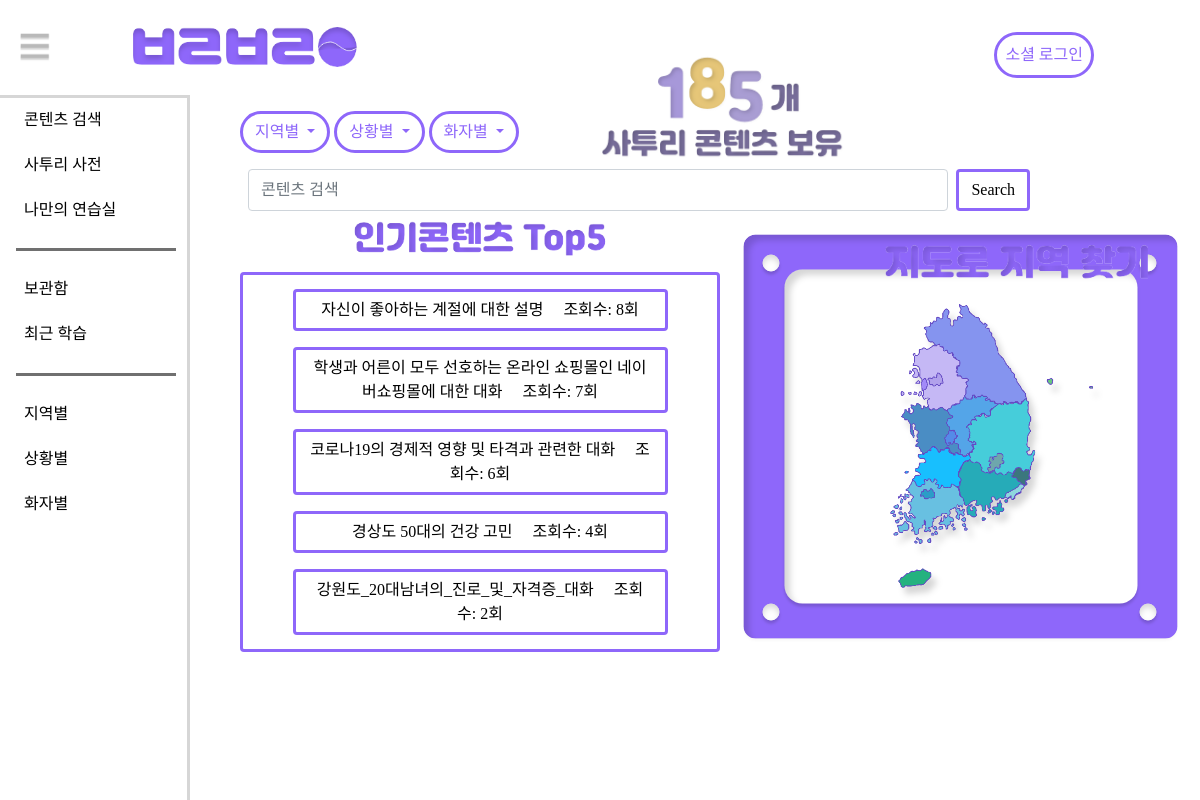
Before: / with the older database file.
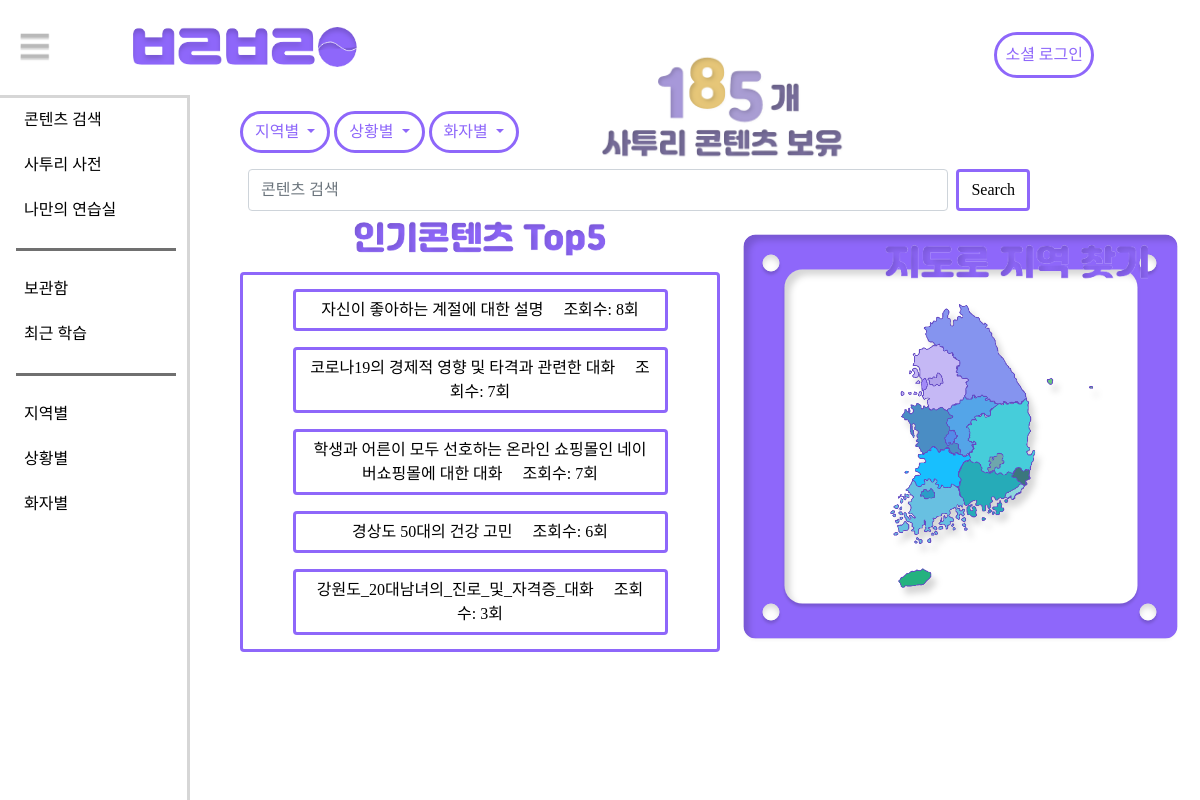
After: the same page with the newer database file.
### voice/models.py (models this page shows, shortened)
class voice(models.Model):
    title = models.CharField(max_length=50)
    region = models.CharField(max_length = 30, choices=region_choice)
    situation = models.CharField(max_length = 30, choices=situation_choice, blank=True)
    talker_age = models.CharField(max_length = 30, choices=talker_age_choice, blank=True)
    talker_gender = models.CharField(max_length = 30, choices=talker_gender_choice, blank=True)
    views = models.PositiveIntegerField(default=0)
    memo = models.CharField(max_length = 300, blank=True)
    objects = managers.CustomModelManager()
    audio = models.FileField(upload_to="voice")
    script = models.FileField(upload_to="script", blank=True)
    script_title = models.CharField(max_length=100, blank=True)
    text = models.TextField(default="", blank=True)

### django_prj/views.py (the view)
# urls.py: path('', HomeView.as_view(), name='home'),
class HomeView(ListView):
    template_name = 'home.html'
    model = voice
    context_object_name = "voice_list"
    queryset = voice.objects.order_by("-views")[0:5]

### templates/home.html (shortened to what this page needs)
{% extends 'base.html' %}
{% block content %}
{% load static %}
  <div class="dropdown my-3">
    <button class="btn btn-outline-primary dropdown-toggle" type="button" data-bs-toggle="dropdown" aria-expanded="false">
      지역별
    </button>
    <button class="btn btn-outline-primary dropdown-toggle" type="button" data-bs-toggle="dropdown" aria-expanded="false">
      상황별
    </button>
    <button class="btn btn-outline-primary dropdown-toggle" type="button" data-bs-toggle="dropdown" aria-expanded="false">
      화자별
    </button>
  </div>
    <div>
      <i1>
        <img class = "185"
        src = "{% static 'searching/185.png' %}"
        alt = "185개 사투리 콘텐츠 보유"
        title = "185개의 사투리 콘텐츠 보유"
        style =
          "position: absolute;
          top: 50px;
          left: 600px;
          width: 248px;">
      </i1>
    </div>
  <div class="container-fluid" style="padding-left:0;">
    <form class="d-flex col-lg-10" role="search" method="GET" action="{% url 'search:search' %}">
      <input class="form-control mx-2" type="search" placeholder="콘텐츠 검색" aria-label="Search" name="q" value="{{q}}">
      <button class="btn btn-outline" type="submit">Search</button>
    </form>
  </div>
  <div class="content">
    <div class="lcon center">
      <i2>
        <img class = "Top5"
        src = "../static/searching/Top5.png"
        alt = "Top5"
        title = "Top5"
        style =
          "margin-top: 10px;
          top: 269px;
          left: 375px;
          height: 35px;">
      </i2>
      <div class="my-3 btn col-12" style="border:#8E67FA solid;">
        <div style="font-size: 15px;">
          <ul style="list-style:none; padding:0px; margin:0px;">
              {% for voice in voice_list %}
                <li><a class="btn btn-outline col-10 my-2" href="{% url 'voice:voice_detail' pk=voice.id %}">{{voice.title}} &nbsp;&nbsp;&nbsp;&nbsp;조회수: {{voice.views}}회</a></li>
              {% endfor %}
          </ul>
        </div>
      </div>
    </div>
    <div class="rcon center">
      <i3>
        <img class = "jidoro"
        src = "../static/searching/jidoro.png"
        alt = "jidoro"
        title = "jidoro"
        style =
          "position: absolute;
          top: 245px;
          left: 885px;
          height: 35px;">
      </i3>
      <img src="{% static 'searching/right_box.png' %}" usemap="#image-map">
    </div>
  </div>
{% endblock %}

### templates/base.html (shortened to what this page needs)
{% load static %}
<!doctype html>
<html lang="ko">
<head>
    <link rel="stylesheet" type="text/css" href="{% static 'bootstrap.min.css' %}">
    <link rel="stylesheet" href="{% static 'style.css' %}">
    <link rel="stylesheet" href="{% static 'font.css' %}">
</head>
<body>
{% include "navbar.html" %}
{% include "sidebar.html" %}
<div class="main-context">
    {% block content %}
    {% endblock %}
</div>
</body>
</html>

### templates/navbar.html (shortened to what this page needs)
{% load socialaccount %}
{% load static %}
<nav class="navbar fixed-top navbar-expand-lg navbar-light px-2 py-3">
    <div class="container-fluid">
        <div class="nav-item col-lg-1">
            <a href="#sidebar-wrapper" data-bs-toggle="collapse" aria-expanded="false" aria-controls="sidebar-wrapper"><img src="{% static 'collapsebar.png' %}" width="30" height="30" alt=""></a>
        </div>
        <a class="navbar-brand mx-3" href="{% url 'home' %}"><img src="{% static 'Logo.png' %}" width="225" height="40" alt=""></a>
        <div class="collapse navbar-collapse justify-content-end" id="navbarSupportedContent">
            <ul class="navbar-nav ml-auto mb-lg-0 my-3 col-lg-3">
                {% if user.is_authenticated %}
                <li class="nav-item mx-3 mb-1">
                    <a role="button" class="nav-link btn btn-outline-primary btn-block"  href="{% url 'accounts:logout' %}">로그아웃</a>
                </li>
                <li class="nav-item mx-3">
                    <a role="button" class="nav-link btn btn-outline-primary btn-block"  href="{% url 'accounts:mypage' %}">마이페이지</a>
                </li>
                {% else %}
                <li class="nav-item mx-3">
                    <a role="button" class="nav-link btn btn-outline-primary btn-block"  href="{% url 'accounts:login' %}">소셜 로그인</a>
                </li>
                {% endif %}
            </ul>
        </div>
    </div>
</nav>

### templates/sidebar.html (shortened to what this page needs)
{% load static %}
<div id="page-wrapper" style="padding-top: 5px;">
  <div class="collapse show" id="sidebar-wrapper">
    <ul class="sidebar-nav accordionSidebar">
      <li><a href="#">콘텐츠 검색</a></li>
      <li><a href="{% url "dictionary:dictionary" %}">사투리 사전</a></li>
      <li><a href="{% url "practice:practice" %}">나만의 연습실</a></li>
      <li class="side-line my-3 mx-3"></li>
      <li><a href="{% url "accounts:store" %}">보관함</a></li>
      <li><a href="{% url "accounts:study" %}">최근 학습</a></li>
      <li class="side-line my-3 mx-3"></li>
      <li>
        <a href="#location" data-bs-toggle="collapse" aria-expanded="false" aria-controls="location">지역별</a>
      </li>
      <li><a href="#situation" data-bs-toggle="collapse" aria-expanded="false" aria-controls="situation">상황별</a></li>
      <li><a href="#speaker" data-bs-toggle="collapse" aria-expanded="false" aria-controls="speaker">화자별</a></li>
    </ul>
  </div>
</div>

### static/style.css (style rules this page uses)
a { font-family: 'GmarketSansMedium'; }
div { font-family: 'GmarketSansMedium'; }
.btn-outline-primary { border:#8E67FA solid; border-radius: 34px; color:#8E67FA; font-family: 'GmarketSansMedium'; }
.btn-outline { border:#8E67FA solid; color:black }
#page-wrapper { padding-left: 150px; }
.navbar-light .navbar-nav .nav-link { color: #8E67FA; }
#sidebar-wrapper { position: fixed; width: 190px; height: 100%; margin-left: -150px; background: white; overflow-x: hidden; overflow-y: auto; border-right: solid #00000029; border-top: solid #00000029; margin-top:90px; }
.sidebar-nav { width: 250px; margin: 0; padding: 0; list-style: none; }
.sidebar-nav li { text-indent: 1.5em; line-height: 2.8em; }
.sidebar-nav li a { display: block; text-decoration: none; color: black; }
.side-line { width: 160px; border-top: solid #707070; }
.main-context { padding-left:240px; padding-top:20px; margin-top: 70px; }
.content { display: grid; grid-template-columns: 1fr 1fr; }
.center { display: grid; place-items: center; }
.lcon { grid-column: 1 / 2; }
.rcon { grid-column: 2 / 3; }

Changed rows visible on the page:
changed voice "코로나19의 경제적 영향 및 타격과 관련한 대화": views "6" → "7"; moves up the list
changed voice "경상도 50대의 건강 고민": views "4" → "6"
changed voice "강원도_20대남녀의_진로_및_자격증_대화": views "2" → "3"
